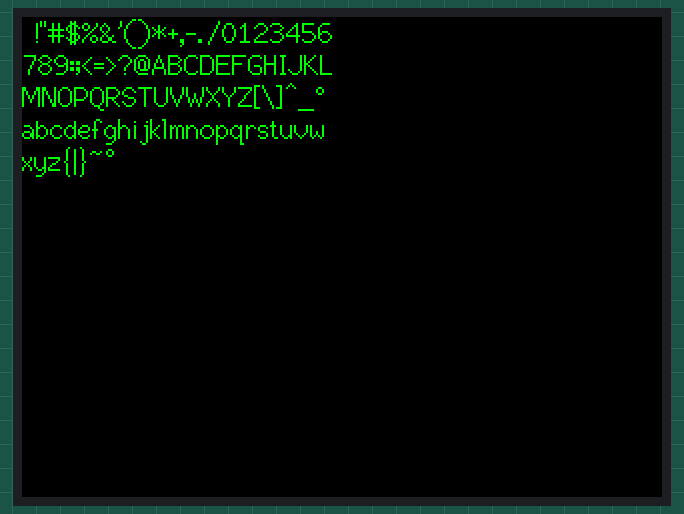
Recording of a sketch running on a simulated ESP32. Shown: 320×240 colour display.

Above: at 0.3 s.
At 1.9 s:
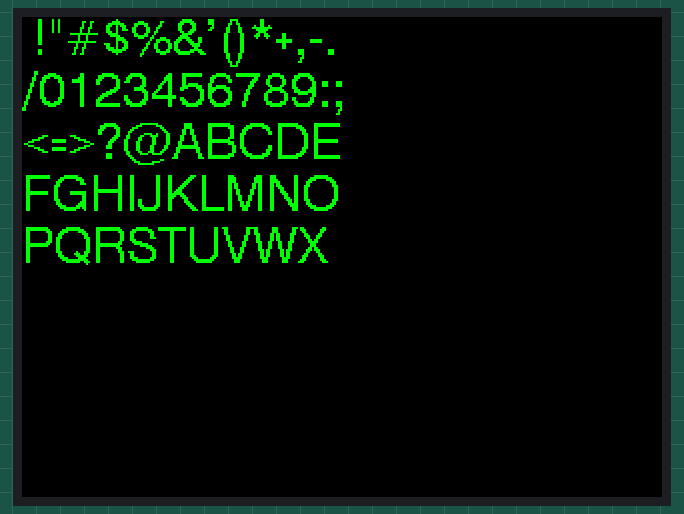
At 5.1 s:
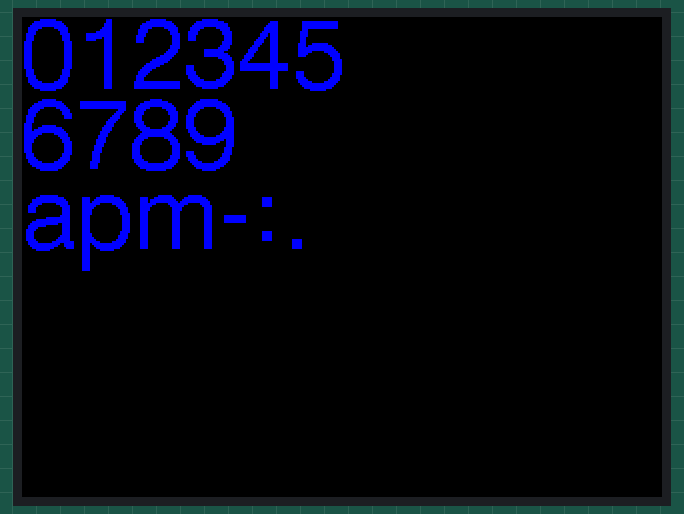
At 19.0 s:
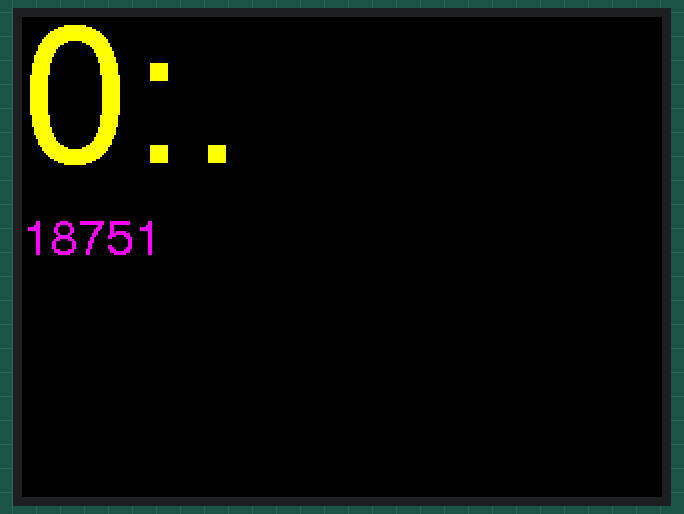
At 27.8 s:
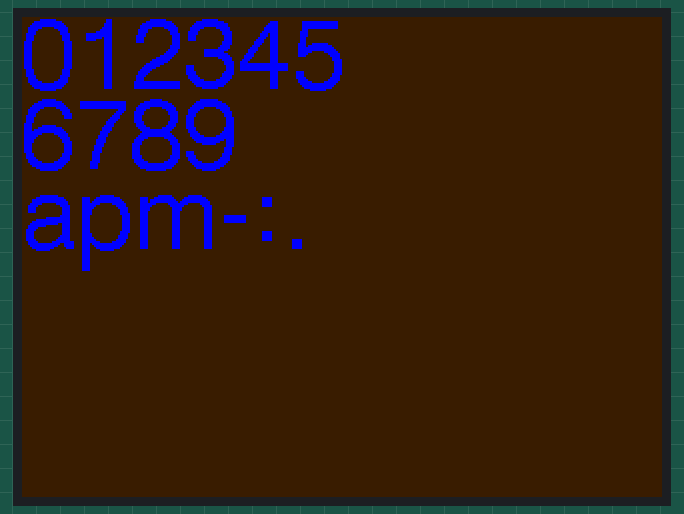
At 37.2 s:
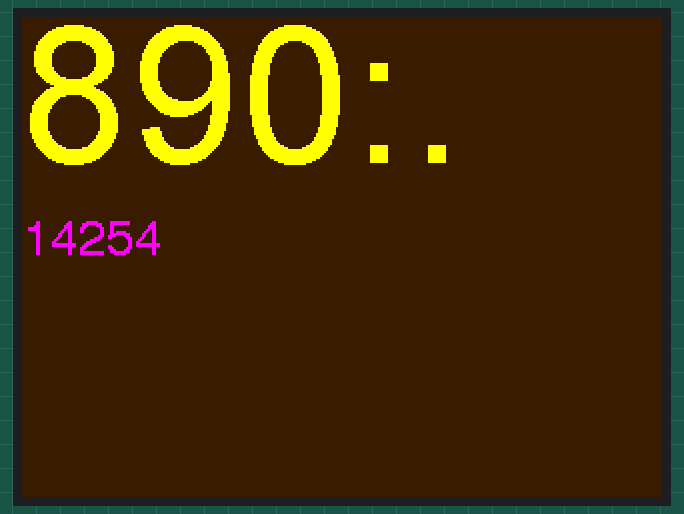

The sketch:

TTGO_Fonts.ino
```cpp
/*
 Display all the fast rendering fonts.

 This sketch uses the GLCD (font 1) and fonts 2, 4, 6, 7, 8

 Make sure all the display driver and pin comnenctions are correct by
 editting the User_Setup.h file in the TFT_eSPI library folder.

 #########################################################################
 ###### DON'T FORGET TO UPDATE THE User_Setup.h FILE IN THE LIBRARY ######
 #########################################################################
*/

// New background colour
#define TFT_BROWN 0x38E0

// Pause in milliseconds between screens, change to 0 to time font rendering
#define WAIT 1500

#include <TFT_eSPI.h> // Graphics and font library for ST7735 driver chip
#include <SPI.h>

TFT_eSPI tft = TFT_eSPI();  // Invoke library, pins defined in User_Setup.h

unsigned long targetTime = 0; // Used for testing draw times

void setup(void) {
  tft.init();
  tft.setRotation(1);
}

void loop() {
  targetTime = millis();

  // First we test them with a background colour set
  tft.setTextSize(1);
  tft.fillScreen(TFT_BLACK);
  tft.setTextColor(TFT_GREEN, TFT_BLACK);

  tft.drawString(" !\"#$%&'()*+,-./0123456", 0, 0, 2);
  tft.drawString("789:;<=>?@ABCDEFGHIJKL", 0, 16, 2);
  tft.drawString("MNOPQRSTUVWXYZ[\\]^_`", 0, 32, 2);
  tft.drawString("abcdefghijklmnopqrstuvw", 0, 48, 2);
  int xpos = 0;
  xpos += tft.drawString("xyz{|}~", 0, 64, 2);
  tft.drawChar(127, xpos, 64, 2);
  delay(WAIT);

  tft.fillScreen(TFT_BLACK);
  tft.setTextColor(TFT_GREEN, TFT_BLACK);

  tft.drawString(" !\"#$%&'()*+,-.", 0, 0, 4);
  tft.drawString("/0123456789:;", 0, 26, 4);
  tft.drawString("<=>?@ABCDE", 0, 52, 4);
  tft.drawString("FGHIJKLMNO", 0, 78, 4);
  tft.drawString("PQRSTUVWX", 0, 104, 4);
  delay(WAIT);

  tft.fillScreen(TFT_BLACK);
  tft.drawString("YZ[\\]^_`abc", 0, 0, 4);
  tft.drawString("defghijklmno", 0, 26, 4);
  tft.drawString("pqrstuvwxyz", 0, 52, 4);
  xpos = 0;
  xpos += tft.drawString("{|}~", 0, 78, 4);
  tft.drawChar(127, xpos, 78, 4);
  delay(WAIT);

  tft.fillScreen(TFT_BLACK);
  tft.setTextColor(TFT_BLUE, TFT_BLACK);

  tft.drawString("012345", 0, 0, 6);
  tft.drawString("6789", 0, 40, 6);
  tft.drawString("apm-:.", 0, 80, 6);
  delay(WAIT);

  tft.fillScreen(TFT_BLACK);
  tft.setTextColor(TFT_RED, TFT_BLACK);

  tft.drawString("0123", 0, 0, 7);
  tft.drawString("4567", 0, 60, 7);
  delay(WAIT);

  tft.fillScreen(TFT_BLACK);
  tft.drawString("890:.", 0, 0, 7);
  tft.drawString("", 0, 60, 7);
  delay(WAIT);

  tft.fillScreen(TFT_BLACK);
  tft.setTextColor(TFT_YELLOW, TFT_BLACK);

  tft.drawString("01", 0, 0, 8);
  delay(WAIT);

  tft.drawString("23", 0, 0, 8);
  delay(WAIT);

  tft.drawString("45", 0, 0, 8);
  delay(WAIT);

  tft.drawString("67", 0, 0, 8);
  delay(WAIT);

  tft.drawString("89", 0, 0, 8);
  delay(WAIT);

  tft.drawString("0:.", 0, 0, 8);
  delay(WAIT);

  tft.setTextColor(TFT_MAGENTA);
  tft.drawNumber(millis() - targetTime, 0, 100, 4);
  delay(4000);

  // Now test them with transparent background
  targetTime = millis();

  tft.setTextSize(1);
  tft.fillScreen(TFT_BROWN);
  tft.setTextColor(TFT_GREEN);

  tft.drawString(" !\"#$%&'()*+,-./0123456", 0, 0, 2);
  tft.drawString("789:;<=>?@ABCDEFGHIJKL", 0, 16, 2);
  tft.drawString("MNOPQRSTUVWXYZ[\\]^_`", 0, 32, 2);
  tft.drawString("abcdefghijklmnopqrstuvw", 0, 48, 2);
  xpos = 0;
  xpos += tft.drawString("FONT 2", 0, 64, 2);
  tft.drawChar(127, xpos, 64, 2);
  delay(WAIT);

  tft.fillScreen(TFT_BROWN);
  tft.setTextColor(TFT_GREEN);

  tft.drawString(" !\"#$%&'()*+,-.", 0, 0, 4);
  tft.drawString("/0123456789:;", 0, 26, 4);
  tft.drawString("<=>?@ABCDE", 0, 52, 4);
  tft.drawString("FGHIJKLMNO", 0, 78, 4);
  tft.drawString("FONT 4", 0, 104, 4);

  delay(WAIT);
  tft.fillScreen(TFT_BROWN);
  tft.drawString("YZ[\\]^_`abc", 0, 0, 4);
  tft.drawString("defghijklmno", 0, 26, 4);
  tft.drawString("FONT 4", 0, 52, 4);
  xpos = 0;
  xpos += tft.drawString("{|}~", 0, 78, 4);
  tft.drawChar(127, xpos, 78, 4);
  delay(WAIT);

  tft.fillScreen(TFT_BROWN);
  tft.setTextColor(TFT_BLUE);

  tft.drawString("012345", 0, 0, 6);
  tft.drawString("6789", 0, 40, 6);
  tft.drawString("apm-:.", 0, 80, 6);
  delay(WAIT);

  tft.fillScreen(TFT_BROWN);
  tft.setTextColor(TFT_RED);

  tft.drawString("0123", 0, 0, 7);
  tft.drawString("4567", 0, 60, 7);
  delay(WAIT);

  tft.fillScreen(TFT_BROWN);
  tft.drawString("890:.", 0, 0, 7);
  tft.drawString("", 0, 60, 7);
  delay(WAIT);

  tft.fillScreen(TFT_BROWN);
  tft.setTextColor(TFT_YELLOW);

  tft.drawString("0123", 0, 0, 8);
  delay(WAIT);

  tft.fillScreen(TFT_BROWN);
  tft.drawString("4567", 0, 0, 8);
  delay(WAIT);

  tft.fillScreen(TFT_BROWN);
  tft.drawString("890:.", 0, 0, 8);
  delay(WAIT);

  tft.setTextColor(TFT_MAGENTA);

  tft.drawNumber(millis() - targetTime, 0, 100, 4);
  delay(4000);;
}
```

Measured:
- what the display in image 0 shows lasts 1.7 s, from 0.2 s to 1.9 s
- what the display in image 3 shows lasts 4.1 s, from 18.9 s to 23.0 s
